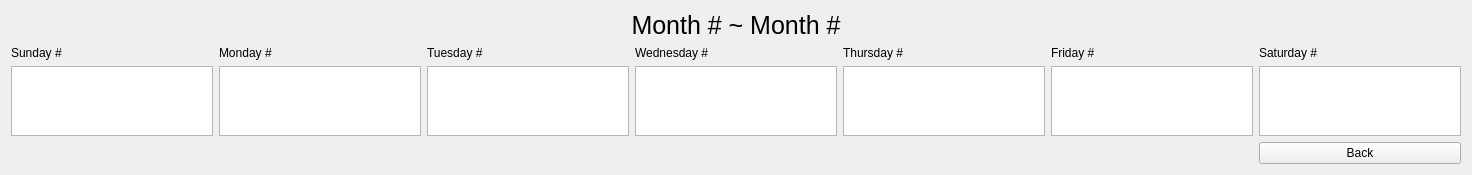
      <widget class="QWidget" name="pageViewWeekly">
       <layout class="QGridLayout" name="gridLayout_2">
        <item row="2" column="3">
         <widget class="QLabel" name="labelWednesday">
          <property name="text">
           <string>Wednesday #</string>
          </property>
         </widget>
        </item>
        <item row="0" column="0" colspan="7">
         <widget class="QLabel" name="labelMonth">
          <property name="styleSheet">
           <string notr="true">QLabel{font-size: 25px; border-style:none}</string>
          </property>
          <property name="frameShape">
           <enum>QFrame::StyledPanel</enum>
          </property>
          <property name="text">
           <string>Month # ~ Month #</string>
          </property>
          <property name="alignment">
           <set>Qt::AlignCenter</set>
          </property>
         </widget>
        </item>
        <item row="3" column="3">
         <widget class="QTableWidget" name="tableviewWednesday">
          <property name="frameShape">
           <enum>QFrame::StyledPanel</enum>
          </property>
          <property name="verticalScrollBarPolicy">
           <enum>Qt::ScrollBarAlwaysOff</enum>
          </property>
          <property name="horizontalScrollBarPolicy">
           <enum>Qt::ScrollBarAlwaysOff</enum>
          </property>
          <property name="sizeAdjustPolicy">
           <enum>QAbstractScrollArea::AdjustToContents</enum>
          </property>
          <attribute name="horizontalHeaderVisible">
           <bool>false</bool>
          </attribute>
          <attribute name="horizontalHeaderDefaultSectionSize">
           <number>100</number>
          </attribute>
          <attribute name="horizontalHeaderStretchLastSection">
           <bool>true</bool>
          </attribute>
          <attribute name="verticalHeaderVisible">
           <bool>false</bool>
          </attribute>
          <column>
           <property name="text">
            <string>Title</string>
           </property>
          </column>
          <column>
           <property name="text">
            <string>Status</string>
           </property>
           <property name="textAlignment">
            <set>AlignJustify|AlignVCenter</set>
           </property>
          </column>
         </widget>
        </item>
        <item row="2" column="6">
         <widget class="QLabel" name="labelSaturday">
          <property name="text">
           <string>Saturday #</string>
          </property>
         </widget>
        </item>
        <item row="3" column="6">
         <widget class="QTableWidget" name="tableviewSaturday">
          <property name="frameShape">
           <enum>QFrame::StyledPanel</enum>
          </property>
          <property name="verticalScrollBarPolicy">
           <enum>Qt::ScrollBarAlwaysOff</enum>
          </property>
          <property name="horizontalScrollBarPolicy">
           <enum>Qt::ScrollBarAlwaysOff</enum>
          </property>
          <property name="sizeAdjustPolicy">
           <enum>QAbstractScrollArea::AdjustToContents</enum>
          </property>
          <attribute name="horizontalHeaderVisible">
           <bool>false</bool>
          </attribute>
          <attribute name="horizontalHeaderDefaultSectionSize">
           <number>100</number>
          </attribute>
          <attribute name="horizontalHeaderStretchLastSection">
           <bool>true</bool>
          </attribute>
          <attribute name="verticalHeaderVisible">
           <bool>false</bool>
          </attribute>
          <column>
           <property name="text">
            <string>Title</string>
           </property>
          </column>
          <column>
           <property name="text">
            <string>Status</string>
           </property>
           <property name="textAlignment">
            <set>AlignJustify|AlignVCenter</set>
           </property>
          </column>
         </widget>
        </item>
        <item row="3" column="2">
         <widget class="QTableWidget" name="tableviewTuesday">
          <property name="frameShape">
           <enum>QFrame::StyledPanel</enum>
          </property>
          <property name="verticalScrollBarPolicy">
           <enum>Qt::ScrollBarAlwaysOff</enum>
          </property>
          <property name="horizontalScrollBarPolicy">
           <enum>Qt::ScrollBarAlwaysOff</enum>
          </property>
          <property name="sizeAdjustPolicy">
           <enum>QAbstractScrollArea::AdjustToContents</enum>
          </property>
          <attribute name="horizontalHeaderVisible">
           <bool>false</bool>
          </attribute>
          <attribute name="horizontalHeaderDefaultSectionSize">
           <number>100</number>
          </attribute>
          <attribute name="horizontalHeaderStretchLastSection">
           <bool>true</bool>
          </attribute>
          <attribute name="verticalHeaderVisible">
           <bool>false</bool>
          </attribute>
          <column>
           <property name="text">
            <string>Title</string>
           </property>
          </column>
          <column>
           <property name="text">
            <string>Status</string>
           </property>
           <property name="textAlignment">
            <set>AlignJustify|AlignVCenter</set>
           </property>
          </column>
         </widget>
        </item>
        <item row="3" column="1">
         <widget class="QTableWidget" name="tableviewMonday">
          <property name="frameShape">
           <enum>QFrame::StyledPanel</enum>
          </property>
          <property name="verticalScrollBarPolicy">
           <enum>Qt::ScrollBarAlwaysOff</enum>
          </property>
          <property name="horizontalScrollBarPolicy">
           <enum>Qt::ScrollBarAlwaysOff</enum>
          </property>
          <property name="sizeAdjustPolicy">
           <enum>QAbstractScrollArea::AdjustToContents</enum>
          </property>
          <attribute name="horizontalHeaderVisible">
           <bool>false</bool>
          </attribute>
          <attribute name="horizontalHeaderDefaultSectionSize">
           <number>100</number>
          </attribute>
          <attribute name="horizontalHeaderStretchLastSection">
           <bool>true</bool>
          </attribute>
          <attribute name="verticalHeaderVisible">
           <bool>false</bool>
          </attribute>
          <column>
           <property name="text">
            <string>Title</string>
           </property>
          </column>
          <column>
           <property name="text">
            <string>Status</string>
           </property>
           <property name="textAlignment">
            <set>AlignJustify|AlignVCenter</set>
           </property>
          </column>
         </widget>
        </item>
        <item row="2" column="2">
         <widget class="QLabel" name="labelTuesday">
          <property name="text">
           <string>Tuesday #</string>
          </property>
         </widget>
        </item>
        <item row="3" column="0">
         <widget class="QTableWidget" name="tableviewSunday">
          <property name="verticalScrollBarPolicy">
           <enum>Qt::ScrollBarAlwaysOff</enum>
          </property>
          <property name="horizontalScrollBarPolicy">
           <enum>Qt::ScrollBarAlwaysOff</enum>
          </property>
          <property name="sizeAdjustPolicy">
           <enum>QAbstractScrollArea::AdjustToContents</enum>
          </property>
          <attribute name="horizontalHeaderVisible">
           <bool>false</bool>
          </attribute>
          <attribute name="horizontalHeaderDefaultSectionSize">
           <number>100</number>
          </attribute>
          <attribute name="horizontalHeaderStretchLastSection">
           <bool>true</bool>
          </attribute>
          <attribute name="verticalHeaderVisible">
           <bool>false</bool>
          </attribute>
          <column>
           <property name="text">
            <string>Title</string>
           </property>
          </column>
          <column>
           <property name="text">
            <string>Status</string>
           </property>
           <property name="textAlignment">
            <set>AlignJustify|AlignVCenter</set>
           </property>
          </column>
         </widget>
        </item>
        <item row="2" column="1">
         <widget class="QLabel" name="labelMonday">
          <property name="text">
           <string>Monday #</string>
          </property>
         </widget>
        </item>
        <item row="2" column="0">
         <widget class="QLabel" name="labelSunday">
          <property name="text">
           <string>Sunday #</string>
          </property>
         </widget>
        </item>
        <item row="3" column="5">
         <widget class="QTableWidget" name="tableviewFriday">
          <property name="frameShape">
           <enum>QFrame::StyledPanel</enum>
          </property>
          <property name="verticalScrollBarPolicy">
           <enum>Qt::ScrollBarAlwaysOff</enum>
          </property>
          <property name="horizontalScrollBarPolicy">
           <enum>Qt::ScrollBarAlwaysOff</enum>
          </property>
          <property name="sizeAdjustPolicy">
           <enum>QAbstractScrollArea::AdjustToContents</enum>
          </property>
          <attribute name="horizontalHeaderVisible">
           <bool>false</bool>
          </attribute>
          <attribute name="horizontalHeaderDefaultSectionSize">
           <number>100</number>
          </attribute>
          <attribute name="horizontalHeaderStretchLastSection">
           <bool>true</bool>
          </attribute>
          <attribute name="verticalHeaderVisible">
           <bool>false</bool>
          </attribute>
          <column>
           <property name="text">
            <string>Title</string>
           </property>
          </column>
          <column>
           <property name="text">
            <string>Status</string>
           </property>
           <property name="textAlignment">
            <set>AlignJustify|AlignVCenter</set>
           </property>
          </column>
         </widget>
        </item>
        <item row="2" column="4">
         <widget class="QLabel" name="labelThursday">
          <property name="text">
           <string>Thursday #</string>
          </property>
         </widget>
        </item>
        <item row="2" column="5">
         <widget class="QLabel" name="labelFriday">
          <property name="text">
           <string>Friday #</string>
          </property>
         </widget>
        </item>
        <item row="3" column="4">
         <widget class="QTableWidget" name="tableviewThursday">
          <property name="frameShape">
           <enum>QFrame::StyledPanel</enum>
          </property>
          <property name="verticalScrollBarPolicy">
           <enum>Qt::ScrollBarAlwaysOff</enum>
          </property>
          <property name="horizontalScrollBarPolicy">
           <enum>Qt::ScrollBarAlwaysOff</enum>
          </property>
          <property name="sizeAdjustPolicy">
           <enum>QAbstractScrollArea::AdjustToContents</enum>
          </property>
          <attribute name="horizontalHeaderVisible">
           <bool>false</bool>
          </attribute>
          <attribute name="horizontalHeaderDefaultSectionSize">
           <number>100</number>
          </attribute>
          <attribute name="horizontalHeaderStretchLastSection">
           <bool>true</bool>
          </attribute>
          <attribute name="verticalHeaderVisible">
           <bool>false</bool>
          </attribute>
          <column>
           <property name="text">
            <string>Title</string>
           </property>
          </column>
          <column>
           <property name="text">
            <string>Status</string>
           </property>
           <property name="textAlignment">
            <set>AlignJustify|AlignVCenter</set>
           </property>
          </column>
         </widget>
        </item>
        <item row="4" column="6">
         <widget class="QPushButton" name="buttonViewWeeklyCancel">
          <property name="text">
           <string>Back</string>
          </property>
         </widget>
        </item>
       </layout>
      </widget>
